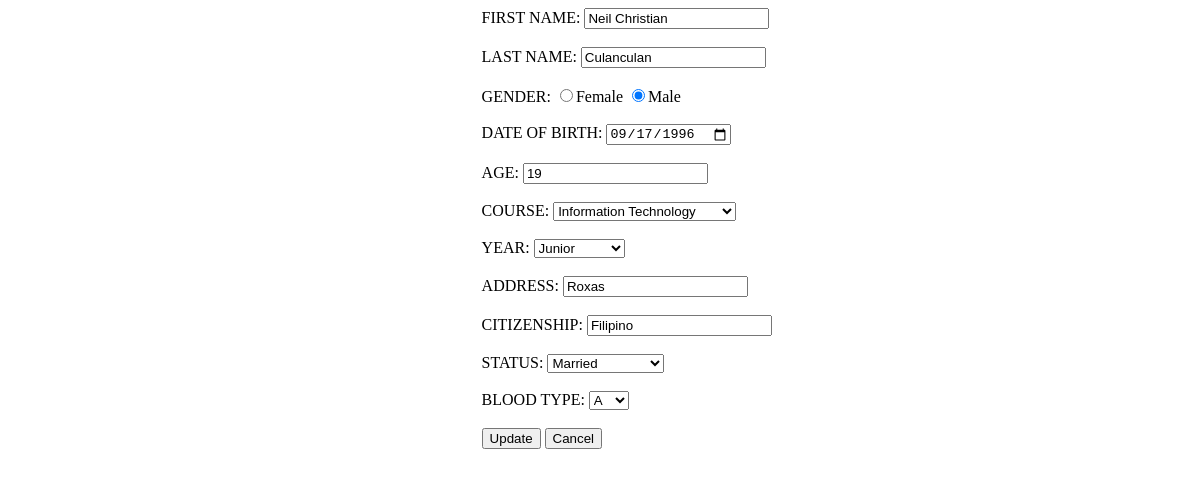
The app's page /update.php?id=22 with its own data.
### tables this page shows
CREATE TABLE IF NOT EXISTS `infotbl` (
  `ID` int(11) NOT NULL AUTO_INCREMENT,
  `FirstName` varchar(100) NOT NULL,
  `LastName` varchar(100) NOT NULL,
  `Gender` varchar(50) NOT NULL,
  `Dateofbirth` date NOT NULL,
  `Age` int(11) DEFAULT NULL,
  `Course` varchar(100) NOT NULL,
  `Year` varchar(50) DEFAULT NULL,
  `Address` varchar(100) NOT NULL,
  `Citizenship` varchar(100) DEFAULT NULL,
  `Status` varchar(100) DEFAULT NULL,
  `BloodType` varchar(10) DEFAULT NULL,
  PRIMARY KEY (`ID`)
);

### update.php (the view, shortened to what this page needs)
<!DOCTYPE html>
<html>
  <head>
    <link rel="stylesheet" type="text/css" href="stylesheet.css">
  </head>
<body>
<?php
  include "config.php";
      $fname=$lname=$gender=$bday=$age=$course=$year=$address=$citizenship=$status=$bt="";
          if(isset($_GET['id']) and$_SERVER["REQUEST_METHOD"]=="GET")
          {
              $ID=$_GET["id"];
              $sql = "SELECT * FROM infotbl WHERE ID=".$ID."";
              $rs=$conn->query($sql);
                        if ($rs->num_rows > 0)
                        {
                               while($row = $rs->fetch_assoc())
                               {
                                $fname=$row["FirstName"];
                                $lname=$row["LastName"];
                                $gender=$row["Gender"];
                                $bday=$row["Dateofbirth"];
                                $age=$row["Age"];
                                $course=$row["Course"];
                                $year=$row["Year"];
                                $address=$row["Address"];
                                $citizenship=$row["Citizenship"];
                                $status=$row["Status"];
                                $bt=$row["BloodType"];
                              }
                        }
          }
?>
<div class="form">
    <form action="#" method="post">
    FIRST NAME:
        <input type="text" name="fname" value="<?php echo $fname;?>">
        <br><br>
    LAST NAME:
        <input type="text" name="lname" value="<?php echo $lname;?>">
        <br><br>
    GENDER:
         <input type="radio" name="gender"
            <?php if (isset($gender) && $gender=="female") echo "checked";?>
         value="female">Female
         <input type="radio" name="gender"
            <?php if (isset($gender) && $gender=="male") echo "checked";?>
         value="male">Male
         <br><br>
    DATE OF BIRTH:
        <input type="date" name="bday" value="<?php echo $bday;?>"><br><br>
    AGE:
        <input type="text" name="age" value="<?php echo $age;?>">
        <br><br>
    COURSE: <select name="course">
            <option value="<?php echo $course;?>"><?php echo $course;?></option>
          </select><br><br>
    YEAR: <select name="year">
            <option value="<?php echo $year;?>"><?php echo $year;?></option>
      </select><br><br>
    ADDRESS:
          <input type="text" name="address" value="<?php echo $address;?>">
        <br><br>
    CITIZENSHIP:
          <input type="text" name="citizenship" value="<?php echo $citizenship;?>">
        <br><br>
    STATUS: <select name="status">
            <option value="<?php echo $status;?>"><?php echo $status;?></option>
      </select><br><br>
    BLOOD TYPE: <select name="bt">
            <option value="<?php echo $bt;?>"><?php echo $bt;?></option>
      </select><br><br>
    <input id="button" type="submit" name="update" value="Update">
        <input id="button" name="cancel" type="submit" onclick="history.go(-1);"  value="Cancel">
    </form>
</div>
</body>
</html>

### stylesheet.css (style rules this page uses)
.form { padding-left: 40%; }

### records on screen
infotbl: fname "Neil Christian", lname "Culanculan", Gender "☑", bday "09/17/1996", age "19", course "Information Technology", year "Junior", address "Roxas", citizenship "Filipino", status "Married", bt "A"
